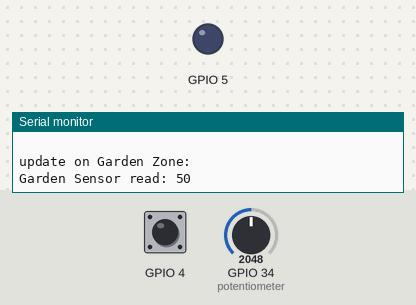
This program was run on a simulated ESP32. Parts: output pins drawn as LEDs (lit = HIGH), the last lines printed to the serial monitor. The inputs (shaded band) are chosen by the test bench; at power-on: GPIO 34 (potentiometer) = 2048, GPIO 4 HIGH.

Above: at 1.2 s.
1.3 s: GPIO 34 (potentiometer) set to 1264
3.2 s: GPIO 34 (potentiometer) set to 1173
At 4.4 s:
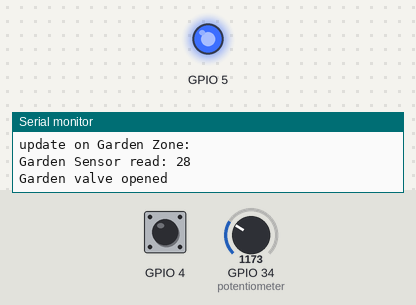
5.5 s: GPIO 4 pulled LOW for 0.15 s
7.1 s: GPIO 4 pulled LOW for 1 s
At 7.4 s:
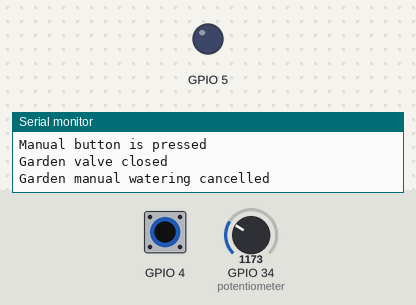
Timing chart, 0 to 10.1 s (numbered marks = the images above; inputs shaded):
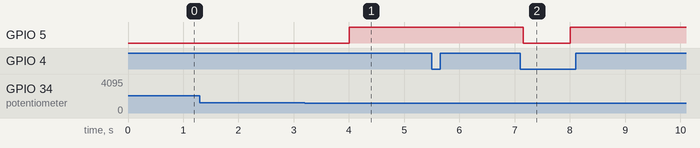

Measured:
- the behaviour switches between 1229 and 1228 on GPIO 34 (potentiometer) (found by bisection; images 0 and 1)
- after the input at 3.2 s, GPIO 5: LOW → HIGH after 0.80 s
- after the input at 7.1 s, GPIO 5: HIGH → LOW after 0.05 s, → HIGH 0.85 s later

The program:

main.cpp
```cpp
#include <Arduino.h>
#include "Esp32Pin.h"
#include "Esp32AnalogInput.h"
#include "MoistureSensor.h"
#include "Zone.h"
#include "Esp32DigitalInput.h"
#include "Button.h"
#include "Esp32Clock.h"

Esp32Clock systemClock;
Esp32AnalogInput moistureInput(34);
Esp32Pin valvePin(5);
MoistureSensor sensor(moistureInput, "Garden Sensor");
Esp32DigitalInput btnInput(4);
Button btn(btnInput,systemClock, "Manual button");
Zone garden(valvePin, "Garden",sensor,btn,systemClock, 30,60);

bool wasPressed = false;

void setup() {
  Serial.begin(115200);
}

void loop() {

  garden.update(); // the zone runs every iteration but the sensor inside runs every second
  btn.update(); // runs every loop iteration
  bool isPressedNow = btn.isPressed();
  if(isPressedNow != wasPressed){
    btn.printStatus();
    wasPressed = isPressedNow;
  }

}
```

Button.h
```cpp
#pragma once

#include "Component.h"
#include "IDigitalInput.h"
#include "IClock.h"
#include "debounce.h"

class Button : public Component{
    public:
        Button(IDigitalInput& input, IClock& clockInput);
        Button(IDigitalInput& input,IClock& clockInput, const string& name);
        bool isPressed() const ;
        void printStatus() const override;
        void update();


    private:
        IDigitalInput& input_;
        IClock& clockInput_;
        Debouncer debouncer_;
};
```

Component.h
```cpp
#pragma once

#include <string>
using namespace std;

class Component
{
	private:
		static int nextId_;
		const int id_;
		const string name_;
	public:
		int getId() const;
		const string& getName() const;
		virtual ~Component();
		virtual void printStatus() const = 0;
		Component(const Component&) = delete;
		Component& operator=(const Component&) = delete;
	protected:
		Component(const string& kind, const string& name = "");
		void log(const string& message) const;
};
```

Esp32AnalogInput.h
```cpp
#pragma once
#include "IAnalogInput.h"

class Esp32AnalogInput : public IAnalogInput{
    public:
        Esp32AnalogInput(int pinNum);
        int read() override;
    private:
        const int pinNum_;
};
```

Esp32Clock.h
```cpp
#pragma once

#include "IClock.h"

class Esp32Clock : public IClock{
    public:
        uint32_t nowMs() const override;

};
```

Esp32DigitalInput.h
```cpp
#pragma once
#include "IDigitalInput.h"

class Esp32DigitalInput : public IDigitalInput{
    public:
        Esp32DigitalInput(int pinNum);
        bool read() override;
    private:
        const int pinNum_;

};
```

Esp32Pin.h
```cpp
#pragma once
#include "IOutputPin.h"

class Esp32Pin : public IOutputPin{
    public:
        Esp32Pin(int pinNum);
        void write(bool on) override;
    private:
        const int pinNum_;
};
```

IAnalogInput.h
```cpp
#pragma once


class IAnalogInput {
	public:
		virtual int read() = 0;
		virtual ~IAnalogInput() = default;
};
```

IClock.h
```cpp
#pragma once

#include <stdint.h>

class IClock {
    public:
        virtual uint32_t nowMs() const = 0;
        virtual ~IClock() = default;
};
```

IDigitalInput.h
```cpp
#pragma once

class IDigitalInput {
    public:
        virtual bool read () = 0;
        virtual ~IDigitalInput() = default;
};
```

IOutputPin.h
```cpp
#pragma once

class IOutputPin {
	public:
		virtual void write(bool on) = 0;
		virtual ~IOutputPin() = default;
};
```

MoistureSensor.h
```cpp
#pragma once

#include <string>
#include "Component.h"
#include "IAnalogInput.h"

using namespace std;

class MoistureSensor : public Component
{
	private:
		IAnalogInput& input_;
		int lastReading_ = 0;
		static const int MIN_READING = 0;
		static const int MAX_READING = 4095;


	public:
		MoistureSensor(IAnalogInput& input_);
		MoistureSensor(IAnalogInput& input_, const string& name);
		int getLastReading() const;
		int read();
		bool isAtEdge(int reading) const;  // true if the reading equals MIN_READING or MAX_READING
		void printStatus() const override;
};
```

Valve.h
```cpp
#pragma once

#include <string>
#include "Component.h"
#include "IOutputPin.h"
using namespace std;

class Valve : public Component
{
private:
	bool isOpen_ = false;
	IOutputPin& pin_;

public:
	Valve(IOutputPin& pin);
	Valve (IOutputPin& pin, const string& name);
	void open();
	void close();
	bool isOpen() const;
	void printStatus() const override;
};
```

Zone.h
```cpp
#pragma once

#include <string>
#include "Valve.h"
#include "MoistureSensor.h"
#include "Button.h"
#include "IClock.h"
#include "ZoneState.h"

using namespace std;


class Zone
{
	private:
		const string name_;
		Valve valve_;
		MoistureSensor& moistureSensor_;
		Button& button_;
		IClock& clock_;
		int dryThreshold_;
		int wetThreshold_;
		ZoneState state_ = ZoneState::Auto;
		uint32_t manualStartMs_ = 0;
		uint32_t manualDurationMs_ = 10000;
		bool wasPressed_ = false;
		uint32_t lastSensorReadMs_ = 0;
		bool sensorAtEdge_ = false;
		uint32_t edgeStartMs_ = 0;
		uint32_t edgeFaultMs_ = 10000;


	public:
		Zone(IOutputPin& valvePin, const string& name, MoistureSensor& moistureSensor,Button& button, IClock& clock, int dryThreshold, int wetThreshold);
		void update();
		~Zone();
		const string& getName() const;
		bool isValveOpen() const;

};
```

ZoneState.h
```cpp
#pragma once

enum class ZoneState {
    Auto,
    Manual,
    Fault
};
```

debounce.h
```cpp
#pragma once
#include <stdint.h>
#include <stdbool.h>

#ifdef __cplusplus
extern "C"{
#endif

typedef struct {
    bool last_raw;
    bool stable_status;
    uint32_t last_change_ms;
    uint32_t delay_ms;
} Debouncer;

void debouncer_init(Debouncer* d, bool initial_state, uint32_t delay_ms);
bool debouncer_update(Debouncer* d, bool raw, uint32_t now_ms);

#ifdef __cplusplus
}
#endif
```

Button.cpp
```cpp
#include "Button.h"


Button::Button(IDigitalInput& input, IClock& clockInput): Component("Button"),input_(input), clockInput_(clockInput){
    debouncer_init(&debouncer_, false, 50);
}

Button::Button(IDigitalInput& input,IClock& clockInput, const string& name): Component("Button", name),input_(input),clockInput_(clockInput){
    debouncer_init(&debouncer_, false, 50);
}

bool Button::isPressed() const{
    return debouncer_.stable_status;
}

void Button::printStatus() const{
    log(isPressed() ? "is pressed" : "is released");
}

void Button::update(){
    bool rawPressed = !input_.read();
    debouncer_update(&debouncer_, rawPressed, clockInput_.nowMs());
}
```

Component.cpp
```cpp
#include "Component.h"
#include <Arduino.h>
#include <string>

using namespace std;

int Component::nextId_ = 0;

Component::Component(const string& kind, const string& name) :
	id_(nextId_++),
	name_(name.empty() ? kind + " - " + to_string(id_) : name)
{
	log("created");
}

int Component::getId() const {
	return id_;
}

const string& Component::getName() const {
	return name_;
}

void Component::log(const string& message) const{
	Serial.print(name_.c_str());
	Serial.print(" ");
	Serial.println(message.c_str());
}

Component::~Component() {
	log("destroyed");
}
```

Esp32AnalogInput.cpp
```cpp
#include "Esp32AnalogInput.h"
#include <Arduino.h>

Esp32AnalogInput::Esp32AnalogInput(int pinNum) : pinNum_(pinNum){}

int Esp32AnalogInput::read(){
    return analogRead(pinNum_);
}
```

Esp32Clock.cpp
```cpp
#include "Esp32Clock.h"
#include <Arduino.h>

uint32_t Esp32Clock::nowMs() const {
    return millis();
}
```

Esp32DigitalInput.cpp
```cpp
#include "Esp32DigitalInput.h"
#include <Arduino.h>

Esp32DigitalInput::Esp32DigitalInput(int pinNum):pinNum_(pinNum){
    pinMode(pinNum_, INPUT_PULLUP);
}

bool Esp32DigitalInput::read(){
    return digitalRead(pinNum_) == HIGH;
}
```

Esp32Pin.cpp
```cpp
#include "Esp32Pin.h"
#include <Arduino.h>

Esp32Pin::Esp32Pin(int pinNum): pinNum_(pinNum){
    pinMode(pinNum_, OUTPUT);
}

void Esp32Pin::write(bool on){
    digitalWrite(pinNum_, on ? HIGH : LOW);
}
```

MoistureSensor.cpp
```cpp
#include "MoistureSensor.h"
#include <string>

using namespace std;


MoistureSensor::MoistureSensor(IAnalogInput& input) : Component("MoistureSensor"), input_(input) {}

MoistureSensor::MoistureSensor(IAnalogInput& input, const string& name) : Component("MoistureSensor", name), input_(input) {}

int MoistureSensor::getLastReading() const {
	return lastReading_;
}

int MoistureSensor::read() {
	int raw = input_.read();
	lastReading_ = raw * 100 / 4095;
	log("read: " + to_string(lastReading_));
	return lastReading_;
}

bool MoistureSensor::isAtEdge(int reading) const {
	return reading == MIN_READING || reading == MAX_READING;
}

void MoistureSensor::printStatus() const {
	log("last reading is: " + to_string(lastReading_));
}
```

Valve.cpp
```cpp
#include "Valve.h"
#include <string>

using namespace std;


Valve::Valve(IOutputPin& pin) :Component("Valve") ,pin_(pin){}

Valve::Valve(IOutputPin& pin, const string& name) : Component("Valve", name), pin_(pin) {}

void Valve::open() {

	if (isOpen_) {
		log("is already open !");
	}
	else {
		isOpen_ = true;
		pin_.write(true);
		log("opened");
	}
}

void Valve::close() {
	if (!isOpen_) {
		log("is already closed !");
	}
	else {
		isOpen_ = false;
		pin_.write(false);
		log("closed");
	}
}

bool Valve::isOpen() const {
	return isOpen_;
}

void Valve::printStatus() const{
	log(isOpen_ ? "is open" : "is closed");
}
```

Zone.cpp
```cpp
#include "Zone.h"
#include <string>
#include <Arduino.h>

using namespace std;

Zone::Zone(IOutputPin& valvePin, const string& name, MoistureSensor& moistureSensor,Button& button, IClock& clock, int dryThreshold, int wetThreshold) :
	name_(name),
	valve_(valvePin, name + " valve"),
	moistureSensor_(moistureSensor),
	button_(button),
	clock_(clock),
	dryThreshold_(dryThreshold),
	wetThreshold_(wetThreshold)

{

	Serial.print(name_.c_str());
	Serial.println(" created");
}

void Zone::update() {

	uint32_t now = clock_.nowMs();
	bool nowPressed = button_.isPressed();
	bool justPressed = nowPressed && !wasPressed_;
	wasPressed_ = nowPressed;

	bool secondPassed = (now - lastSensorReadMs_ >= 1000);

	int moisture = 0;

	if (secondPassed) { // runs every one second
		lastSensorReadMs_ = now;

		Serial.print("update on ");
		Serial.print(name_.c_str());
		Serial.println(" Zone:");

		moisture = moistureSensor_.read();

		if (moistureSensor_.isAtEdge(moisture)){
			if (!sensorAtEdge_){
				sensorAtEdge_ = true;
				edgeStartMs_ = now;
			}
			else {
				if (state_ != ZoneState::Fault && now - edgeStartMs_ >= edgeFaultMs_) { // has the sensor been at the edge for 10 seconds?
					state_ = ZoneState::Fault;
					valve_.close();
					Serial.print(name_.c_str());                    // which zone has the fault
					Serial.println(" sensor fault, valve closed");  // what happened
				}
			}
		}
		else{
				sensorAtEdge_ = false;
				edgeStartMs_ = 0;
		}
	}

	switch (state_) {
		case ZoneState::Auto:

			if (secondPassed) {
				if (moisture > wetThreshold_) {
				valve_.close();
				}
				else if (moisture < dryThreshold_) {
					valve_.open();
				}
			}

			if (justPressed) {
				state_ = ZoneState::Manual;
				manualStartMs_ = now;
				valve_.open();
				Serial.print(name_.c_str());
				Serial.println(" manual watering started");
			}

			break;
		case ZoneState::Manual:

			if (justPressed) {
				valve_.close();
				state_ = ZoneState::Auto;
				Serial.print(name_.c_str());
				Serial.println(" manual watering cancelled");
			}

			if (now - manualStartMs_ >= manualDurationMs_) {
				valve_.close();
				state_ = ZoneState::Auto;
				Serial.print(name_.c_str());
				Serial.println(" manual watering finished");
			}


			break;
		case ZoneState::Fault:

			break;
	}
}

Zone::~Zone() {

	Serial.print(name_.c_str());
	Serial.println(" destroyed");
}

const string& Zone::getName() const {
	return name_;
}

bool Zone::isValveOpen() const {
	return valve_.isOpen();
}
```

debounce.c
```cpp
#include "debounce.h"

void debouncer_init(Debouncer* d, bool initial_state, uint32_t delay_ms)
{
    d->delay_ms = delay_ms;
    d->last_raw = initial_state;
    d->stable_status = initial_state;
    d->last_change_ms = 0;
}


bool debouncer_update(Debouncer* d, bool raw, uint32_t now_ms)
{
    if (raw != d->last_raw)
    {
        d->last_change_ms = now_ms;
        d->last_raw = raw;
    }

    if (now_ms - d->last_change_ms >= d->delay_ms)
    {
        d->stable_status = d->last_raw;
    }

    return d->stable_status;
}
```
